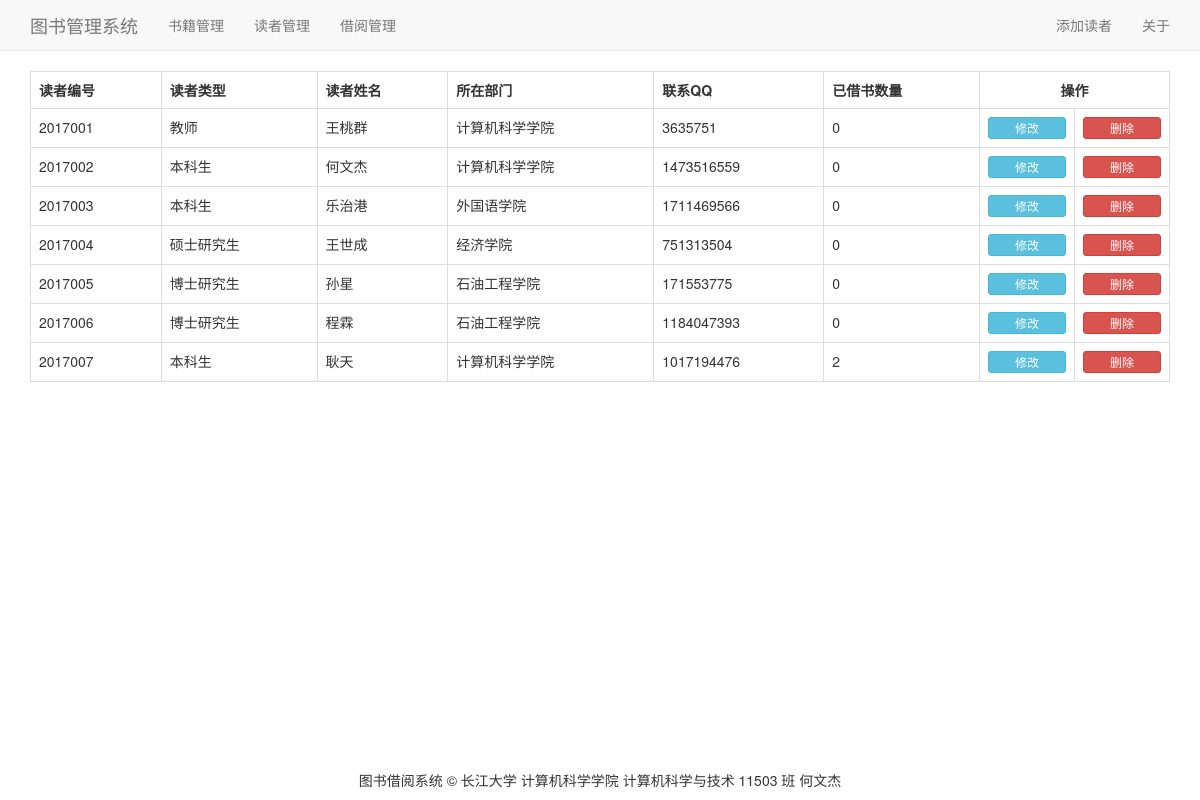
The page /readerManage.php on the database its author committed.
### tables this page shows
CREATE TABLE `reader` (
  `rdID` int(9) NOT NULL COMMENT '读者编号',
  `rdType` int(11) DEFAULT NULL COMMENT '读者类型',
  `rdName` varchar(20) DEFAULT NULL COMMENT '读者姓名',
  `rdDept` varchar(40) DEFAULT NULL COMMENT '所在部门',
  `rdQQ` varchar(10) DEFAULT NULL COMMENT '联系QQ',
  `rdBorrowQty` int(11) DEFAULT '0' COMMENT '已借书数量'
);

### readerManage.php (the view, shortened to what this page needs)
<!DOCTYPE html>
<html lang="zh-cn">
<head>
    <link href="css/bootstrap.min.css" rel="stylesheet">
</head>
<body>
<nav class="navbar navbar-default navbar-static-top">
    <div class="container">
        <div class="navbar-header">
            <a class="navbar-brand" href="./index.php">图书管理系统</a>
        </div>
        <div class="collapse navbar-collapse">
            <ul class="nav navbar-nav">
                <li>
                    <a href="./bookManage.php">书籍管理</a>
                </li>
                <li>
                    <a href="./readerManage.php">读者管理</a>
                </li>
                <li>
                    <a href="./borrowManage.php">借阅管理</a>
                </li>
            </ul>
            <ul class="nav navbar-nav navbar-right">
                <li>
                    <a href="#" data-toggle="modal" data-target="#newReader">添加读者</a>
                </li>
                <li>
                    <a href="#" data-toggle="modal" data-target="#About">关于</a>
                </li>
            </ul>
        </div>
    </div>
</nav>
<div class="container">
    <div class="table-responsive">
        <table class='table table-responsive table-bordered table-hover'>
            <tr id="allReader">
                <th>读者编号</th>
                <th>读者类型</th>
                <th>读者姓名</th>
                <th>所在部门</th>
                <th>联系QQ</th>
                <th>已借书数量</th>
                <th colspan="2" class="text-center">操作</th>
            </tr>
            <?php
            require_once 'dbConn.php';
            $sql = "SELECT * FROM `reader`";
            $result = mysqli_query($conn, $sql);
            $rdType = "";
            while ($row = mysqli_fetch_array($result)) {
                switch ($row['rdType']) {
                    case 1:$rdType = "教师";break;
                    case 2:$rdType = "本科生";break;
                    case 3:$rdType = "硕士研究生";break;
                    case 4:$rdType = "博士研究生";break;
                }
                echo "<tr>";
                echo "<td>" . $row['rdID'] . "</td>";
                echo "<td>" . $rdType . "</td>";
                echo "<td>" . $row['rdName'] . "</td>";
                echo "<td>" . $row['rdDept'] . "</td>";
                echo "<td>" . $row['rdQQ'] . "</td>";
                echo "<td>" . $row['rdBorrowQty'] . "</td>";
                echo "<td><button type='submit' class='btn btn-info btn-xs btn-block rdUpdataBtn' data-toggle='modal' data-target='#Updata' id='" . $row['rdID'] . "'>修改</button></td>";
                echo "<td><button type='submit' class='btn btn-danger btn-xs btn-block rdDeleteBtn' data-toggle='modal' data-target='#DeleteRD' id='" . $row['rdID'] . "'>删除</button></td>";
                echo "</tr>";
            }
            ?>
        </table>
    </div>
</div>
<footer class="footer navbar-fixed-bottom">
    <p class="text-center">图书借阅系统 © 长江大学 计算机科学学院 计算机科学与技术 11503 班 何文杰</p>
</footer>
</body>
</html>

### rows shown on the page
reader: rdID "2017001", rdType "教师", rdName "王桃群", rdDept "计算机科学学院", rdQQ "3635751", rdBorrowQty "0"
reader: rdID "2017002", rdType "本科生", rdName "何文杰", rdDept "计算机科学学院", rdQQ "1473516559", rdBorrowQty "0"
reader: rdID "2017003", rdType "本科生", rdName "乐治港", rdDept "外国语学院", rdQQ "1711469566", rdBorrowQty "0"
reader: rdID "2017004", rdType "硕士研究生", rdName "王世成", rdDept "经济学院", rdQQ "751313504", rdBorrowQty "0"
reader: rdID "2017005", rdType "博士研究生", rdName "孙星", rdDept "石油工程学院", rdQQ "171553775", rdBorrowQty "0"
reader: rdID "2017006", rdType "博士研究生", rdName "程霖", rdDept "石油工程学院", rdQQ "1184047393", rdBorrowQty "0"
reader: rdID "2017007", rdType "本科生", rdName "耿天", rdDept "计算机科学学院", rdQQ "1017194476", rdBorrowQty "2"
